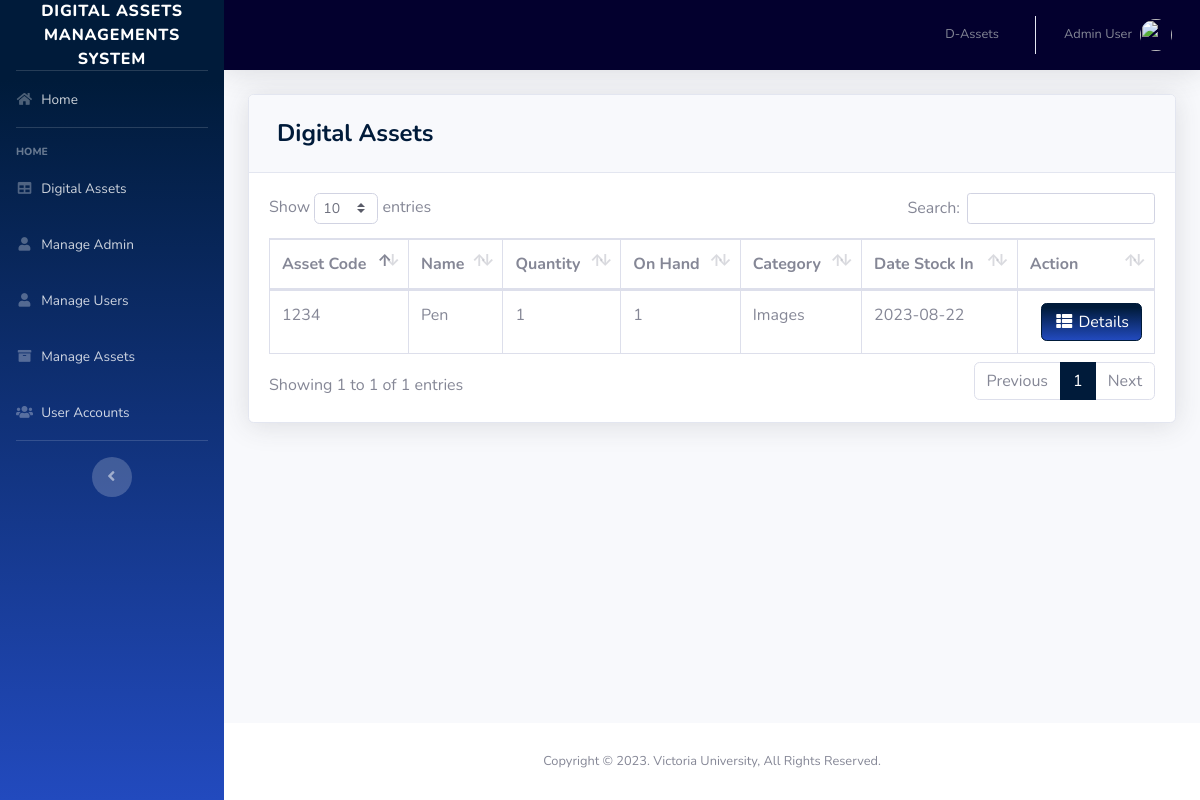
/pages/student.php (signed in), run on the app's committed database.
### tables this page shows
CREATE TABLE `product` (
  `PRODUCT_ID` int(11) NOT NULL,
  `PRODUCT_CODE` varchar(20) NOT NULL,
  `NAME` varchar(50) DEFAULT NULL,
  `DESCRIPTION` varchar(250) NOT NULL,
  `QTY_STOCK` int(50) DEFAULT NULL,
  `ON_HAND` varchar(250) NOT NULL,
  `PRICE` varchar(50) DEFAULT NULL,
  `CATEGORY_ID` int(11) DEFAULT NULL,
  `SUPPLIER_ID` int(11) DEFAULT NULL,
  `DATE_STOCK_IN` varchar(50) NOT NULL,
  `UPLOADNAME` varchar(200) NOT NULL DEFAULT 'file'
);

CREATE TABLE `category` (
  `CATEGORY_ID` int(11) NOT NULL,
  `CNAME` varchar(50) DEFAULT NULL
);

### pages/student.php (the view, shortened to what this page needs)
<?php
include '../includes/connection.php';
include '../includes/sidebar.php';
?>
<div class="card shadow mb-4">
  <div class="card-header py-3">
    <h4 class="m-2 font-weight-bold text-primary">Digital Assets</h4>
  </div>
  <div class="card-body">
    <div class="table-responsive">
      <table class="table table-bordered" id="dataTable" width="100%" cellspacing="0">
        <thead>
          <tr>
            <th>Asset Code</th>
            <th>Name</th>
            <th>Quantity</th>
            <th>On Hand</th>
            <th>Category</th>
            <th>Date Stock In</th>
            <th>Action</th>
          </tr>
        </thead>
        <tbody>
          <?php
          $query = 'SELECT PRODUCT_ID, PRODUCT_CODE, NAME, COUNT(`QTY_STOCK`) AS "QTY_STOCK", COUNT(`ON_HAND`) AS "ON_HAND", CNAME, DATE_STOCK_IN FROM product p join category c on p.CATEGORY_ID=c.CATEGORY_ID GROUP BY PRODUCT_CODE';
          $result = mysqli_query($db, $query) or die(mysqli_error($db));
          while ($row = mysqli_fetch_assoc($result)) {
            echo '<tr>';
            echo '<td>' . $row['PRODUCT_CODE'] . '</td>';
            echo '<td>' . $row['NAME'] . '</td>';
            echo '<td>' . $row['QTY_STOCK'] . '</td>';
            echo '<td>' . $row['ON_HAND'] . '</td>';
            echo '<td>' . $row['CNAME'] . '</td>';
            echo '<td>' . $row['DATE_STOCK_IN'] . '</td>';
            echo '<td align="right">
                              <a type="button" class="btn btn-primary bg-gradient-primary" href="inv_searchfrm.php?action=edit & id=' . $row['PRODUCT_CODE'] . '"><i class="fas fa-fw fa-th-list"></i> Details</a>
                          </div> </td>';
          }
          ?>
    </div>
  </div>
</div>
<?php
include '../includes/footer.php';
?>

### data on the page
product: PRODUCT_CODE "1234", NAME "Pen", QTY_STOCK "1", ON_HAND "1", CATEGORY_ID.CNAME "Images", DATE_STOCK_IN "2023-08-22"

### other printed values
$_SESSION['FIRST_NAME'] "Admin"
$_SESSION['LAST_NAME'] "User"
